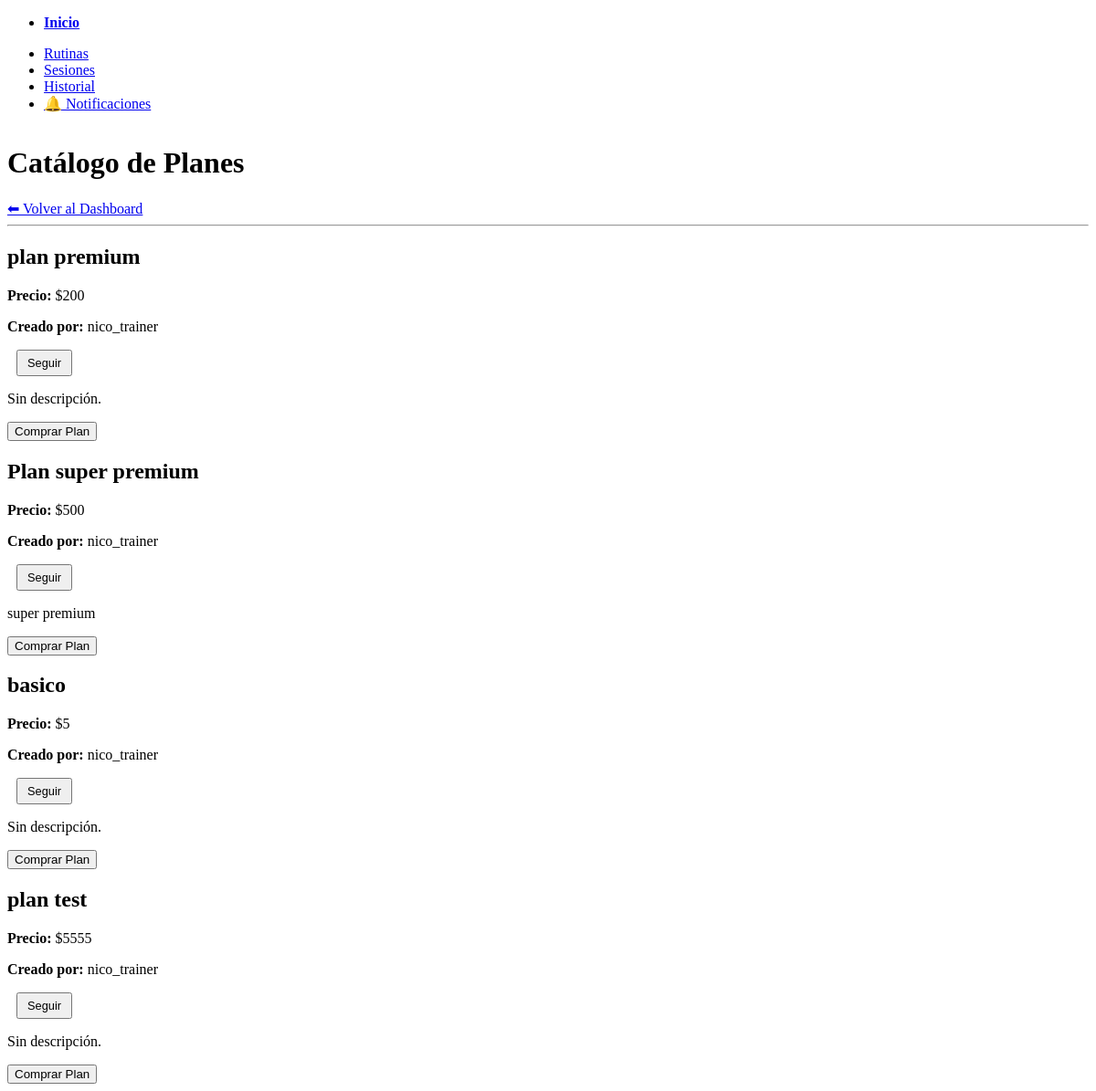
The page /plans/ (signed in) on the database its author committed.
### app/models/business.py (models this page shows)
class Plan(Base):
    __tablename__ = "plans"
    id = Column(Integer, primary_key=True, index=True)
    title = Column(String, nullable=False)
    description = Column(Text, nullable=True)
    price = Column(Integer, nullable=False)
    trainer_id = Column(Integer, ForeignKey("users.id"), nullable=False)
    creator = relationship("User", back_populates="created_plans")
    routines = relationship("Routine", secondary=plans_routines, back_populates="plans")
    purchases = relationship(
        "Purchase", back_populates="plan", cascade="all, delete-orphan"
    )
    buyers = relationship(
        "User", secondary="purchases", viewonly=True, back_populates="purchased_plans"
    )

### app/models/user.py (models this page shows, shortened)
class User(Base):
    __tablename__ = "users"
    id = Column(Integer, primary_key=True, index=True)
    username = Column(String, unique=True, index=True)
    hashed_password = Column(String)
    email = Column(String, unique=True, index=True)
    role = Column(Enum(UserRole), default=UserRole.USER, nullable=False)
    is_pending_trainer = Column(Boolean, default=False, nullable=False)
    created_plans = relationship("Plan", back_populates="creator")
    created_routines = relationship("Routine", back_populates="creator")
    created_sessions = relationship("Session", back_populates="creator")
    purchases = relationship("Purchase", back_populates="user")
    purchased_plans = relationship(
        "Plan", secondary="purchases", viewonly=True, back_populates="buyers"
    )
    notifications = relationship(
        "Notification",
        back_populates="user",
        cascade="all, delete-orphan",
        order_by="desc(Notification.created_at)",
    )
    following = relationship(
        "User",
        secondary=user_follows,
        primaryjoin=(user_follows.c.follower_id == id),
        secondaryjoin=(user_follows.c.followed_id == id),
        back_populates="followed_by",
    )
    followed_by = relationship(
        "User",
        secondary=user_follows,
        primaryjoin=(user_follows.c.followed_id == id),
        secondaryjoin=(user_follows.c.follower_id == id),
        back_populates="following",
    )
    session_logs = relationship(
        "SessionLog",
        back_populates="user",
        cascade="all, delete-orphan",
        order_by="desc(SessionLog.date)",
    )

### app/api/routes/plans.py (the view)
@router.get("/", response_class=HTMLResponse)
def get_available_plans(
    request: Request,
    db: Session = Depends(get_db),
    current_user: User = Depends(get_current_user),
):
    purchased_plan_ids_subquery = (
        db.query(Purchase.plan_id)
        .filter(Purchase.user_id == current_user.id)
        .subquery()
    )
    plans = (
        db.query(Plan)
        .filter(Plan.id.notin_(purchased_plan_ids_subquery))
        .options(joinedload(Plan.creator))
        .all()
    )
    following_ids = {user.id for user in current_user.following}
    return templates.TemplateResponse(
        "plans.html",
        {
            "request": request,
            "plans": plans,
            "following_ids": following_ids,
            "current_user": current_user,
        },
    )

### app/templates/plans.html (shortened to what this page needs)
{% extends "base.html" %}
{% block content %}
<div style="display: flex; justify-content: space-between; align-items: center;">
    <h1>Catálogo de Planes</h1>
</div>
<a href="/dashboard">⬅ Volver al Dashboard</a>
<hr>
<div class="grid">
    {% for plan in plans %}
        <article>
            <header>
                <h2>{{ plan.title }}</h2>
                <p><strong>Precio:</strong> ${{ plan.price }}</p>
            </header>
            <p>
                <strong>Creado por:</strong>
                {{ plan.creator.username }}
                {% if plan.creator.id != current_user.id %}
                    {% if plan.creator.id in following_ids %}
                        <form action="/users/unfollow/{{ plan.creator.id }}" method="post" style="display: inline; margin-left: 10px;">
                            <button type="submit" class="secondary outline" style="padding: 5px 10px; font-size: 0.8em;">Dejar de Seguir</button>
                        </form>
                    {% else %}
                        <form action="/users/follow/{{ plan.creator.id }}" method="post" style="display: inline; margin-left: 10px;">
                            <button type="submit" style="padding: 5px 10px; font-size: 0.8em;">Seguir</button>
                        </form>
                    {% endif %}
                {% endif %}
            </p>
            <p>{{ plan.description or 'Sin descripción.' }}</p>
            <footer>
                <form action="/plans/purchase" method="post">
                    <button type="submit">Comprar Plan</button>
                </form>
            </footer>
        </article>
    {% endfor %}
</div>
{% endblock %}

### rows shown on the page
Plan: title "plan premium", price "200", creator.username "nico_trainer", description "Sin descripción."
Plan: title "Plan super premium", price "500", creator.username "nico_trainer", description "super premium"
Plan: title "basico", price "5", creator.username "nico_trainer", description "Sin descripción."
Plan: title "plan test", price "5555", creator.username "nico_trainer", description "Sin descripción."
